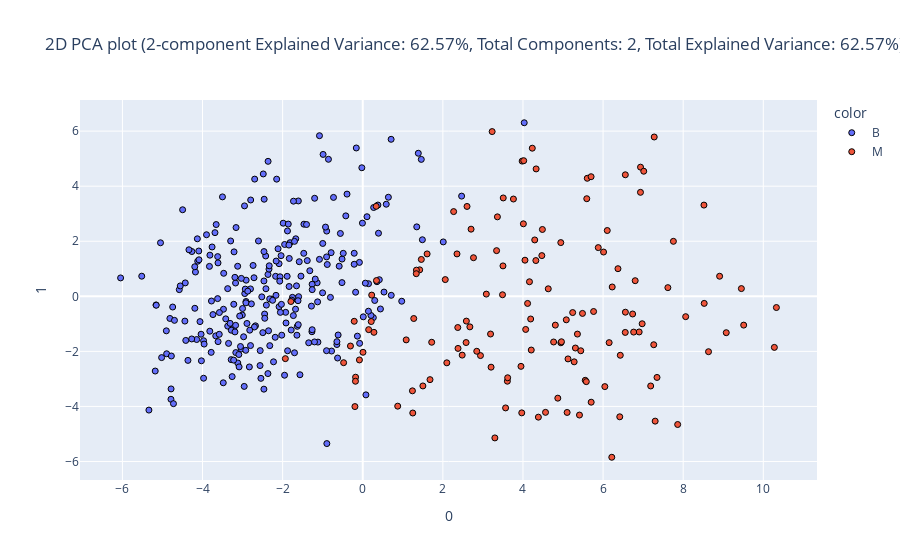

The notebook cell this image was saved under:
### Code cell
encoded_train_df, pca2d_train_df, encoded_test_df, pca2d_test_df = eda.dimensionality_reduction(train_df, test_df, identifier=id_features, categorical=categorical_features, continuous=continuous_features, target="Diagnosis", method="pca", plot_type="2d", components=2)

### Figure 1 — Plotly figure (JSON) as saved in the notebook; plotly's stock layout.template omitted (floating-point values rounded to 4 significant figures; data arrays with more than 128 entries replaced by an {"elided": "..."} marker saying what was removed)
{"data": [{"hovertemplate": "color=B<br>0=%{x}<br>1=%{y}<extra></extra>", "legendgroup": "B", "marker": {"color": "#636efa", "line": {"color": "Black", "width": 1}, "opacity": 1, "symbol": "circle"}, "mode": "markers", "name": "B", "orientation": "v", "showlegend": true, "type": "scatter", "x": {"elided": "268 float values"}, "xaxis": "x", "y": {"elided": "268 float values"}, "yaxis": "y"}, {"hovertemplate": "color=M<br>0=%{x}<br>1=%{y}<extra></extra>", "legendgroup": "M", "marker": {"color": "#EF553B", "line": {"color": "Black", "width": 1}, "opacity": 1, "symbol": "circle"}, "mode": "markers", "name": "M", "orientation": "v", "showlegend": true, "type": "scatter", "x": {"elided": "140 float values"}, "xaxis": "x", "y": {"elided": "140 float values"}, "yaxis": "y"}], "layout": {"legend": {"title": {"text": "color"}, "tracegroupgap": 0}, "title": {"text": "2D PCA plot (2-component Explained Variance: 62.57%, Total Components: 2, Total Explained Variance: 62.57%)"}, "xaxis": {"anchor": "y", "domain": [0, 1], "title": {"text": "0"}}, "yaxis": {"anchor": "x", "domain": [0, 1], "title": {"text": "1"}}}}
